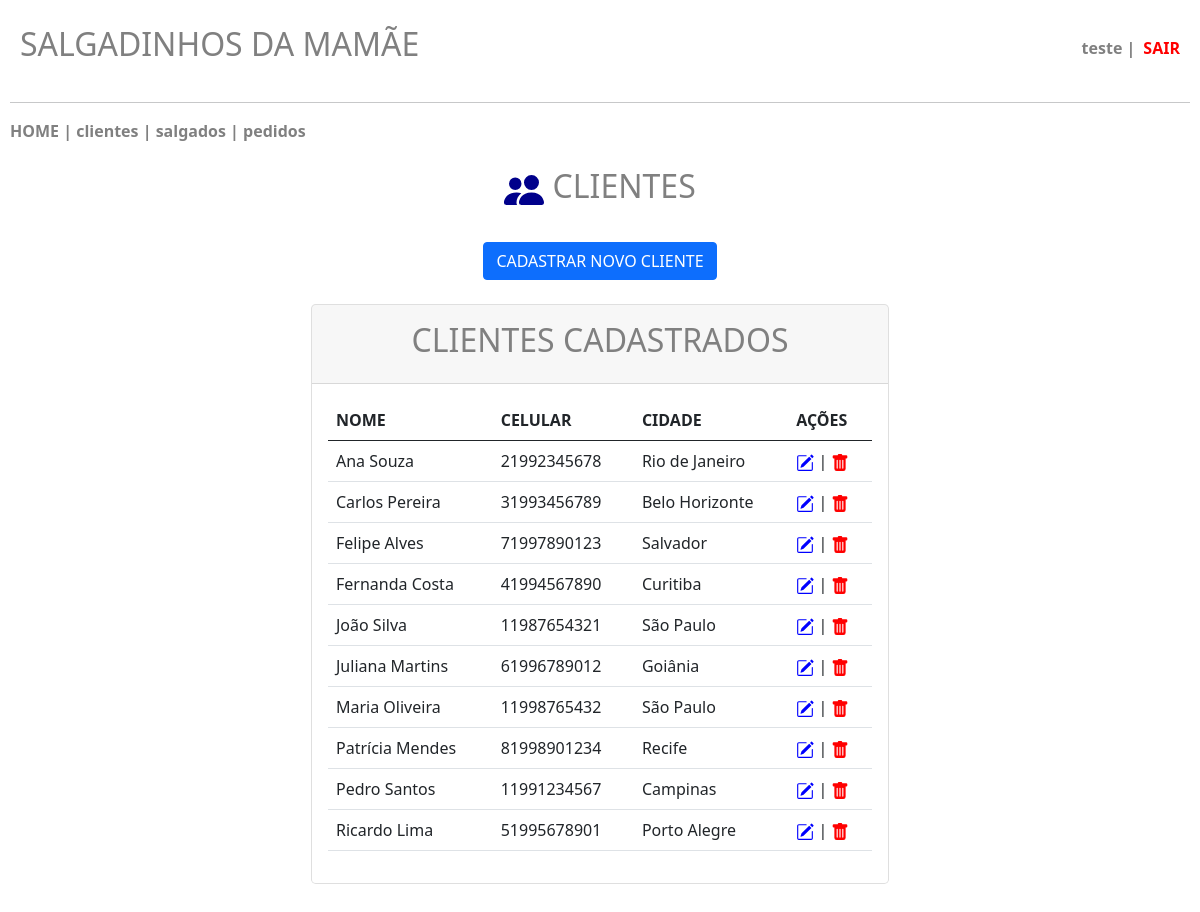
/desenvolvimento/clientes.php (signed in), run on the app's committed database.
### tables this page shows
CREATE TABLE `clientes` (
  `id` int(11) NOT NULL,
  `nome` varchar(200) NOT NULL,
  `celular` varchar(15) NOT NULL,
  `endereco` varchar(200) NOT NULL,
  `numero` int(20) NOT NULL,
  `complemento` varchar(150) NOT NULL,
  `cidade` varchar(120) NOT NULL,
  `cpf` varchar(20) NOT NULL
);

### desenvolvimento/clientes.php (the view, shortened to what this page needs)
<?php
    include 'conecta.php';
?>
<!DOCTYPE html>
<html lang="pt-br">
    <head>
        <link href="https://cdn.jsdelivr.net/npm/bootstrap@5.0.2/dist/css/bootstrap.min.css" rel="stylesheet">
    </head>
    <body>
        <header class="main-header">
            <h2>SALGADINHOS DA MAMÃE</h2>
            <div class="user-info">
                <?php
                    if (!empty($_SESSION["user"])) {
                        $usuario = $_SESSION["user"];
                        echo "<span class='username'>".htmlspecialchars($usuario)." | </span><a class='logout-link' href='sair.php'>SAIR</a>";
                    }
                ?>
            </div>
        </header>
        <hr>
        <nav>
            <?php
                include 'menu.php';
            ?>
        </nav>
        <br>
        <center><h2>&nbsp;CLIENTES</h2></center>
        <br>
        <center><button type="button" class="btn btn-primary" data-bs-toggle="modal" data-bs-target="#exampleModal">
  CADASTRAR NOVO CLIENTE
</button></center>
        <br>
        <div class="row justify-content-center row-cols-1 row-cols-md-2 mb-3 text-center">
            <div class="col">
                <div class="card mb-4 rounded-3 shadow-sw">
                    <div class="card-header py-3">
                        <h2>CLIENTES CADASTRADOS</h2>
                    </div>
                    <div class="card-body text-start">
                        <table class="table table-hover">
                            <thead>
                                <tr>
                                    <th scope="col">NOME</th>
                                    <th scope="col">CELULAR</th>
                                    <th scope="col">CIDADE</th>
                                    <th scope="col">AÇÕES</th>
                                </tr>
                            </thead>
                            <tbody>
                                <tr>
                                    <?php
                                        $pesquisa = mysqli_query($conn, "SELECT * FROM clientes ORDER BY nome");
                                        $row = mysqli_num_rows($pesquisa);
                                        if ($row > 0) {
                                            while ($registro = $pesquisa -> fetch_array()) {
                                                $id = $registro['id'];
                                                $nome = $registro['nome'];
                                                $celular = $registro['celular'];
                                                $cidade = $registro['cidade'];
                                                echo '<td>'.$nome.'</td>';
                                                echo '<td>'.$celular.'</td>';
                                                echo '<td>'.$cidade.'</td>';
                                                echo '<td><a href="clientes_editar.php?id='.$id.'"><svg xmlns="http://www.w3.org/2000/svg" width="18" height="18" fill="blue" class="bi bi-pencil-square" viewBox="0 0 16 16">
                                                <path d="M15.502 1.94a.5.5 0 0 1 0 .706L14.459 3.69l-2-2L13.502.646a.5.5 0 0 1 .707 0l1.293 1.293zm-1.75 2.456-2-2L4.939 9.21a.5.5 0 0 0-.121.196l-.805 2.414a.25.25 0 0 0 .316.316l2.414-.805a.5.5 0 0 0 .196-.12l6.813-6.814z"/>
                                                <path fill-rule="evenodd" d="M1 13.5A1.5 1.5 0 0 0 2.5 15h11a1.5 1.5 0 0 0 1.5-1.5v-6a.5.5 0 0 0-1 0v6a.5.5 0 0 1-.5.5h-11a.5.5 0 0 1-.5-.5v-11a.5.5 0 0 1 .5-.5H9a.5.5 0 0 0 0-1H2.5A1.5 1.5 0 0 0 1 2.5z"/>
                                              </svg></a> | <a href="clientes_excluir.php?id='.$id.'"><svg xmlns="http://www.w3.org/2000/svg" width="18" height="18" fill="red" class="bi bi-trash-fill" viewBox="0 0 16 16">
                                              <path d="M2.5 1a1 1 0 0 0-1 1v1a1 1 0 0 0 1 1H3v9a2 2 0 0 0 2 2h6a2 2 0 0 0 2-2V4h.5a1 1 0 0 0 1-1V2a1 1 0 0 0-1-1H10a1 1 0 0 0-1-1H7a1 1 0 0 0-1 1zm3 4a.5.5 0 0 1 .5.5v7a.5.5 0 0 1-1 0v-7a.5.5 0 0 1 .5-.5M8 5a.5.5 0 0 1 .5.5v7a.5.5 0 0 1-1 0v-7A.5.5 0 0 1 8 5m3 .5v7a.5.5 0 0 1-1 0v-7a.5.5 0 0 1 1 0"/>
                                            </svg></a></td>';
                                                echo '</tr>';
                                            }
                                        } else {
                                            echo "NÃO HÁ CLIENTES CADASTRADOS!";
                                        }
                                    ?>
                            </tbody>
                        </table>
                    </div>
                </div>
            </div>
        </div>
    </body>
</html>

### desenvolvimento/menu.php (shortened to what this page needs)
<?php
echo "<a href='inicio.php' style='color:gray;text-decoration:none;font-weight:bold;'>HOME</a>";
echo "<b><font color='gray'> | </font></b>";
echo "<a href='clientes.php' style='color:gray;text-decoration:none;font-weight:bold;'>clientes</a>";
echo "<b><font color='gray'> | </font></b>";
echo "<a href='salgados.php' style='color:gray;text-decoration:none;font-weight:bold;'>salgados</a>";
echo "<b><font color='gray'> | </font></b>";
echo "<a href='pedidos.php' style='color:gray;text-decoration:none;font-weight:bold;'>pedidos</a>";
?>

### desenvolvimento/clientes.php (style rules this page uses)
body { padding: 5px; margin: 5px; }
h2 { color: gray; }
.main-header { display: flex; justify-content: space-between; align-items: center; padding: 15px 10px; }
.user-info { display: flex; align-items: center; gap: 8px; color: gray; }
.username { font-weight: bold; }
.logout-link { color: red; font-weight: bold; text-decoration: none; }

### data on the page
clientes: nome "Ana Souza", celular "21992345678", cidade "Rio de Janeiro"
clientes: nome "Carlos Pereira", celular "31993456789", cidade "Belo Horizonte"
clientes: nome "Felipe Alves", celular "71997890123", cidade "Salvador"
clientes: nome "Fernanda Costa", celular "41994567890", cidade "Curitiba"
clientes: nome "João Silva", celular "11987654321", cidade "São Paulo"
clientes: nome "Juliana Martins", celular "61996789012", cidade "Goiânia"
clientes: nome "Maria Oliveira", celular "11998765432", cidade "São Paulo"
clientes: nome "Patrícia Mendes", celular "81998901234", cidade "Recife"
clientes: nome "Pedro Santos", celular "11991234567", cidade "Campinas"
clientes: nome "Ricardo Lima", celular "51995678901", cidade "Porto Alegre"

### other printed values
$usuario "teste"
